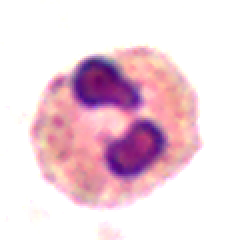
#> input picture source/cell.bmp, 120 x 120 px (shown 2 times larger)
$ python detect.py
#> lines starting #> are read from the running program, lines starting #| are printed output that depends on the picture
### Task_2/utils.py
import numpy as np
import cv2


# 归一化
def normalization(data):
    return (data - data.min()) / (data.max() - data.min())


# 生成高斯峰
# [12 lines left out: function generate_gauss_map, not called in this run]


# 预处理，解决边界效应
def pre_process(img):
    # 这个操作对应论文Preprossing部分
    h, w = img.shape
    # 首先是log函数，有助于低对比度光照情况
    img = np.log(img + 1)
    # 标准化
    img = (img - img.mean()) / (img.std() + 1e-5)
    # 获取余弦窗
    win_col = np.hanning(w)
    win_row = np.hanning(h)
    col, row = np.meshgrid(win_col, win_row)
    window = col * row
    # 将余弦窗与图片直接相乘
    return img * window


# 仿射变换，随机翻转（参考代码提供的函数，因为存在一点问题，所以没有使用）
# [53 lines left out: functions random_warp, pretrain, cal_psr, not called in this run]

### Task_3/detect.py
from Task_2.utils import pre_process, normalization
import cv2
import numpy as np
from tqdm import tqdm


# [20 lines left out: function pre_process_n, not called in this run]


class Detector:
    """
    相关滤波检测器类
    """

    def __init__(self, pretrain_num=128, h=100, w=100, show_in_window=False):
        """
        构造函数
        :param pretrain_num:预训练轮数
        :param h:初始化时，相关滤波器的高
        :param w:初始化时，相关滤波器的宽
        :param show_in_window: 是否使用opencv的方式显示预测结果
        """
#> (reads Task_3/model.npy from the repository)
        self.pretrain_num = pretrain_num
        self.cell = None  # 相关滤波器
        self.cell_h = h
        self.cell_w = w
        self.show_in_windows = show_in_window

    # [48 lines left out: function train, not called in this run]

    def run(self, img_path):
        """
        检测一张图像（目前一张图像只支持一个目标检测）
        :param img_path:图像的路径
        """
#> called with img_path = '../source/cell.bmp'
        # 读取一张图像，变成灰度图，resize成滤波器大小，浮点数转换
        img = cv2.imread(img_path, -1)
#> img is the input picture: shape (120, 120, 3); mean B, G, R 222.7, 212.3, 238.6
        gray = cv2.cvtColor(img, cv2.COLOR_BGR2GRAY)
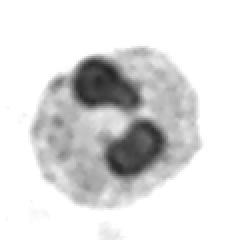
#> gray: shape (120, 120) (shown 2 times larger); min 35, max 255, mean 221.4
        gray = cv2.resize(gray, (self.cell_w, self.cell_h))
#> gray: shape (100, 100)
        gray = gray.astype(np.float32)
        # 图像预处理
        fi = pre_process(gray)
#> in pre_process, `img = np.log(img + 1)`:
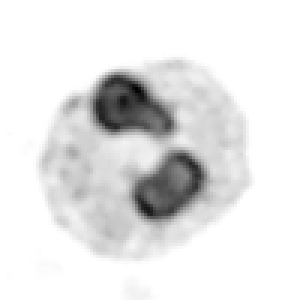
#> img: shape (100, 100) float32 (shown 3 times larger); min 3.61, max 5.55, mean 5.36; drawn with min black and max white
#> in pre_process, `return img * window`:
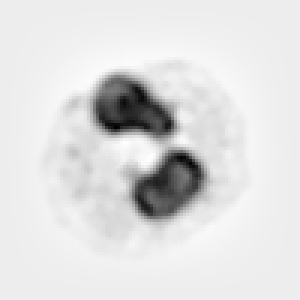
#> returned value: shape (100, 100) float64 (shown 3 times larger); min -3.32, max 0.242, mean -0.208; drawn with min black and max white
        # 生成相应图
        Gi = np.fft.fft2(fi) * self.cell
        # 相应图映射回空间域
        gi = np.fft.ifft2(Gi)
        # 寻找峰值的坐标
        h, w = np.where(gi == gi.max())
#> h = [48]; w = [46]
        # 将坐标映射回原图
        h, w = int(1.0 * h * img.shape[0] / gray.shape[0]), int(1.0 * w * img.shape[1] / gray.shape[1])
#> h = 57; w = 55
        # 确定以w，h为中心画的园半径是多少
        r = int(30.0 * img.shape[0] / gray.shape[0])
#> r = 36
        # 圈出目标
        cv2.circle(img, (w, h), 1, (0, 0, 255), 15)
#> img: shape (120, 120, 3)
        cv2.circle(img, (w, h), r, (255, 0, 0), 5)
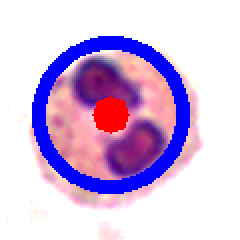
#> img: shape (120, 120, 3) (shown 2 times larger); mean B, G, R 226, 188.6, 212.7
        # 显示检测结果
        if self.show_in_windows:
            cv2.imshow('result', img)
            cv2.imshow('correlation map',
                       cv2.resize((normalization(gi.real) * 255.0).astype(np.uint8), (img.shape[1], img.shape[0])))
            cv2.waitKey(0)
            cv2.destroyAllWindows()
        # 保存检测结果
        cv2.imwrite("result.jpg", img)
        print("get the result!")

    def load(self, path):
        """
        从文件中加载滤波器
        :param path:保存滤波器的文件路径
        """
        self.cell = np.load(path)
        print("correlation filter(H*) load successfully！")

    # [7 lines left out: function save, not called in this run]


if __name__ == '__main__':
    detector = Detector(show_in_window=False)  # 实例化图像
    # detector.train('data_path.txt')  # 训练相关滤波器
    # detector.save('./model.npy')  # 保存滤波器成文件
    detector.load('./model.npy')  # 加载滤波器文件
    detector.run('../source/cell.bmp')  # 检测相似物体
